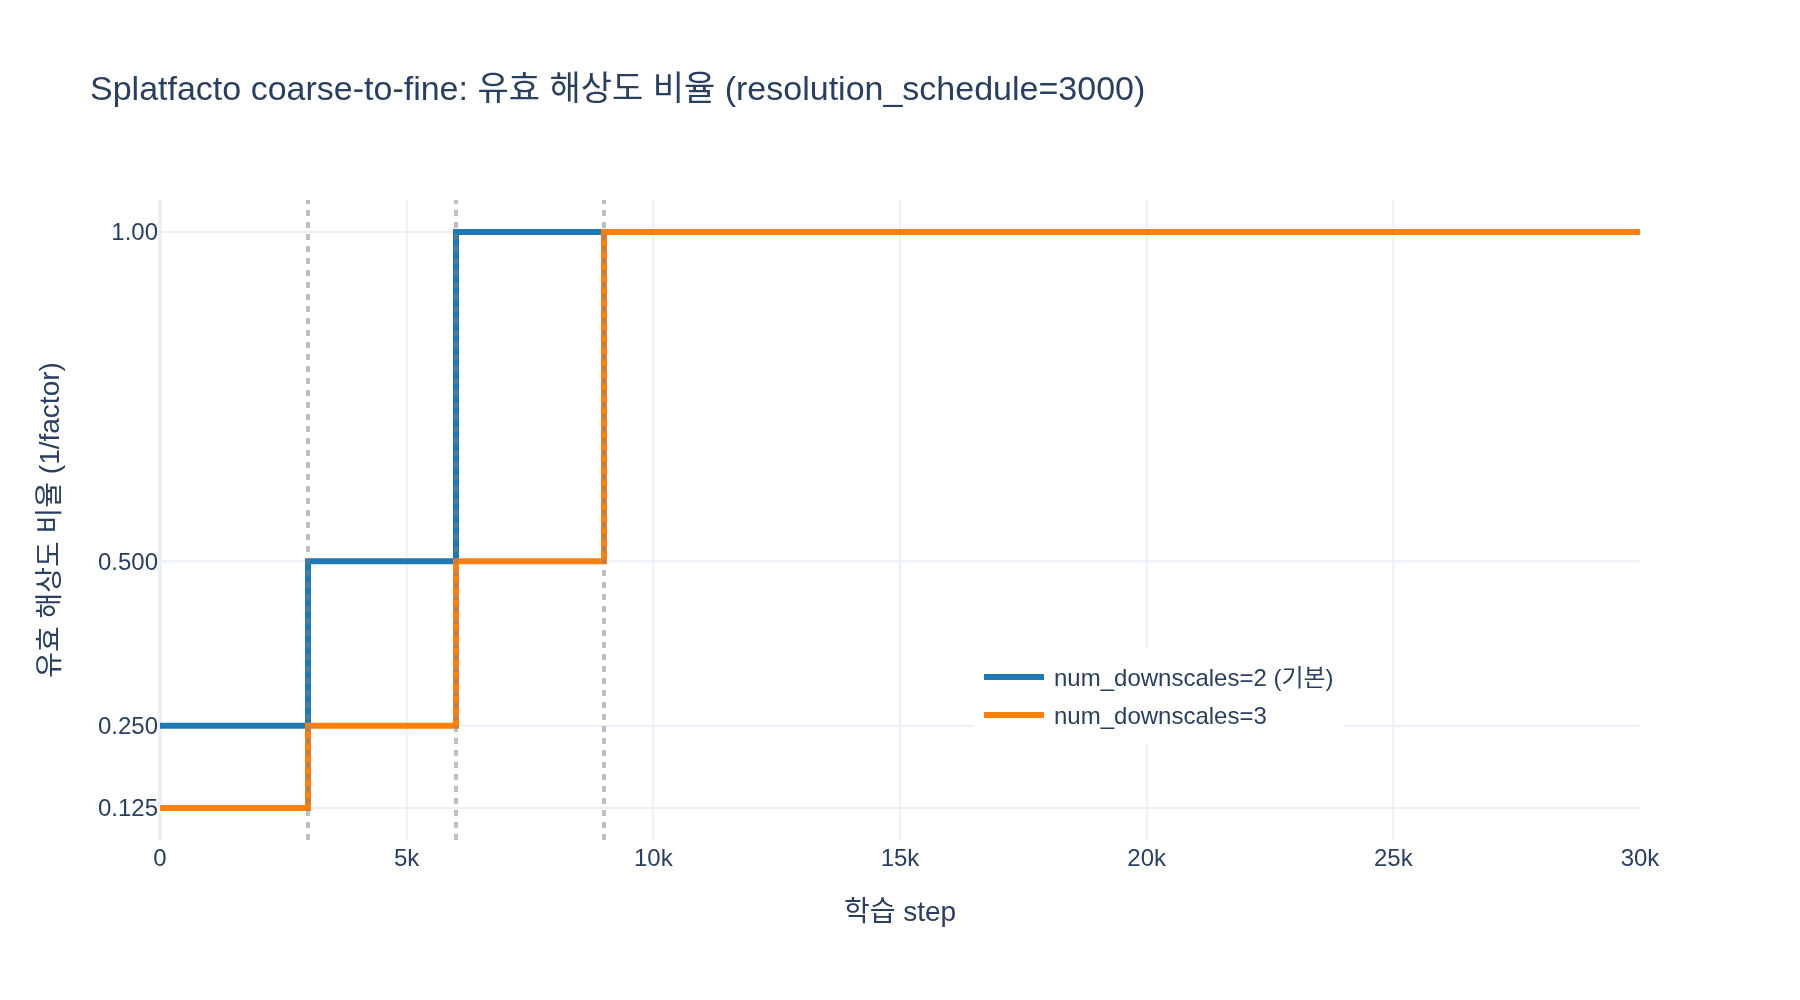

Reproduce this figure in Python.
# %% [markdown]
# # Splatfacto의 coarse-to-fine 해상도 스케줄
#
# Splatfacto는 학습 초반에 이미지를 저해상도로 다운스케일해서 시작하고,
# 일정 스텝마다 해상도를 2배씩 올려 결국 원본 해상도로 학습하는
# **coarse-to-fine** 전략을 쓴다.
#
# 관련 config (`splatfacto.py` 93-98행):
# - `resolution_schedule` (기본 **3000**): 이 스텝 수마다 해상도가 2배가 된다
# - `num_downscales` (기본 **2**): 시작 해상도는 $1/2^d$ ($d$ = `num_downscales`)
#
# 다운스케일 계수 공식 (`_get_downscale_factor`, 432-439행):
#
# $$\text{factor} = 2^{\max(\text{num\_downscales} - \lfloor \text{step} / \text{resolution\_schedule} \rfloor,\ 0)}$$
#
# 평가(eval) 시에는 `self.training`이 False이므로 **항상 1** (원본 해상도)이다.

# %%
# 필요 패키지: plotly, kaleido (그래프 저장용; 없으면 앞 셀들만 실행 가능)
import os


def _show(fig):
    try:
        from IPython import get_ipython
        if get_ipython() is not None:  # VSCode 셀/Jupyter에서만 렌더링
            fig.show()
    except ImportError:
        pass


# %% [markdown]
# ## 1. 공식을 순수 파이썬으로 구현
#
# nerfstudio 원본 코드(432-439행)를 그대로 옮긴 것. `training` 플래그에 따라
# 학습 중에만 다운스케일이 적용되는 것도 재현한다.

# %%
def get_downscale_factor(step, num_downscales=2, resolution_schedule=3000, training=True):
    """splatfacto.py의 _get_downscale_factor를 순수 파이썬으로 재현."""
    if training:
        return 2 ** max(num_downscales - step // resolution_schedule, 0)
    else:
        return 1


# %% [markdown]
# ## 2. 주요 스텝에서 계수 확인 (기본값 d=2, schedule=3000)
#
# - step 0~2999: $2^{\max(2-0,0)} = 4$ → 해상도 $1/4$
# - step 3000~5999: $2^{\max(2-1,0)} = 2$ → 해상도 $1/2$
# - step 6000 이후: $2^{\max(2-2,0)} = 1$ → 원본 해상도
# - `max(..., 0)` 덕분에 step이 아무리 커져도(예: 30000, 몫=10) 계수는 1 밑으로 내려가지 않는다

# %%
for step in [0, 2999, 3000, 5999, 6000, 30000]:
    f = get_downscale_factor(step)
    print(f"step {step:>5}: downscale factor = {f}  (해상도 = 1/{f})")

print("eval  (training=False):", get_downscale_factor(0, training=False))
# 출력:
# step     0: downscale factor = 4  (해상도 = 1/4)
# step  2999: downscale factor = 4  (해상도 = 1/4)
# step  3000: downscale factor = 2  (해상도 = 1/2)
# step  5999: downscale factor = 2  (해상도 = 1/2)
# step  6000: downscale factor = 1  (해상도 = 1/1)
# step 30000: downscale factor = 1  (해상도 = 1/1)
# eval  (training=False): 1

# %% [markdown]
# ## 3. 30k 스텝 동안 유효 해상도 비율 그래프
#
# 유효 해상도 비율 = $1/\text{factor}$ (한 축 기준).
# 계단(step) 형태로 $1/4 \to 1/2 \to 1$ 순서로 올라간다.
# 비교를 위해 `num_downscales=3`(시작 $1/8$)인 경우도 함께 그린다.

# %%
import plotly.graph_objects as go

steps = list(range(0, 30001, 50))

fig = go.Figure()
for d, color in [(2, "#1f77b4"), (3, "#ff7f0e")]:
    frac = [1 / get_downscale_factor(s, num_downscales=d) for s in steps]
    fig.add_trace(
        go.Scatter(
            x=steps,
            y=frac,
            mode="lines",
            line_shape="hv",  # 계단형
            name=f"num_downscales={d}" + (" (기본)" if d == 2 else ""),
            line=dict(color=color, width=3),
        )
    )

for x in [3000, 6000, 9000]:
    fig.add_vline(x=x, line_dash="dot", line_color="gray", opacity=0.5)

fig.update_layout(
    title="Splatfacto coarse-to-fine: 유효 해상도 비율 (resolution_schedule=3000)",
    xaxis_title="학습 step",
    yaxis_title="유효 해상도 비율 (1/factor)",
    yaxis=dict(tickvals=[0.125, 0.25, 0.5, 1.0], tickformat=".3g"),
    legend=dict(x=0.55, y=0.15),
    template="plotly_white",
)

_show(fig)

png_path = os.path.join(os.path.dirname(os.path.abspath(__file__)), "expy.png")
fig.write_image(png_path, width=900, height=500, scale=2)
print("saved:", png_path)
# 출력:
# saved: .../.fm/hints/309c7309-583f-45ea-9355-c98ea141f9b9/expy.png

# %% [markdown]
# ## 4. 왜 coarse-to-fine이 초기 학습을 안정화하는가
#
# - **초기 가우시안은 크고 배치가 부정확하다**: SfM 포인트에서 초기화된 가우시안은
#   아직 씬의 대략적 구조만 담고 있다. 원본 해상도의 고주파 디테일(텍스처, 엣지)에
#   바로 맞추려 하면 그래디언트가 노이즈에 지배되어 가우시안이 잘못된 위치로
#   끌려가거나 과도하게 분열(densify)된다.
# - **저해상도 = 저주파 타깃**: $1/4$ 해상도 이미지는 사실상 저역 통과 필터를 거친
#   타깃이라, 초반에는 큰 가우시안 몇 개로 씬의 전체 구조(색 분포, 대략적 형상)를
#   먼저 맞추게 된다. 최적화가 부드러운 손실 지형에서 시작하는 셈이다.
# - **점진적 디테일 추가**: 3000 스텝마다 해상도가 2배가 되면서, 구조가 잡힌 뒤에야
#   고주파 성분이 손실에 들어온다. 이때부터 refinement(split/duplicate)가 세밀한
#   디테일을 담당할 작은 가우시안을 만들어낸다.
# - **부수 효과 — 속도**: 초반 6000 스텝 동안 렌더링 해상도가 낮아 픽셀 수가
#   $1/16 \sim 1/4$이므로 학습 초반이 훨씬 빠르다.
# - **평가는 항상 원본 해상도**: eval 메트릭이 스케줄에 오염되지 않도록
#   `training=False`일 때는 무조건 factor 1을 반환한다.

# %%
# 픽셀 수 절감 효과 확인: factor f 다운스케일 시 픽셀 수는 1/f^2
for step in [0, 3000, 6000]:
    f = get_downscale_factor(step)
    print(f"step {step:>4}: factor {f} -> 픽셀 수 원본 대비 1/{f*f}")
# 출력:
# step    0: factor 4 -> 픽셀 수 원본 대비 1/16
# step 3000: factor 2 -> 픽셀 수 원본 대비 1/4
# step 6000: factor 1 -> 픽셀 수 원본 대비 1/1
